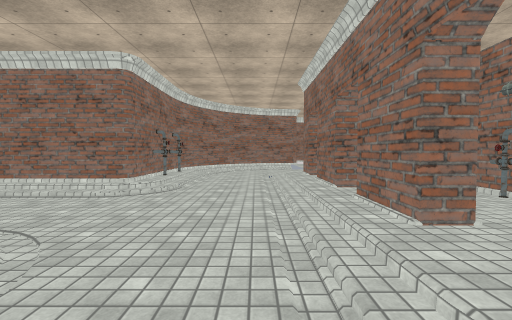
[1] (above)

21 first-person views from a walk through a scene from a Unity 3-D project. The camera is 1.4 m above the floor, tilts 2° down and sees 90° across. Doors are open. The floor is counted in squares, 2 m on a side. Each view is taken from the middle of a square. On the plan, view 1 faces up. The plan holds only what a view shows up to about 9 squares ahead; the rest is blank. The place goes on beyond the plan. Some surface patterns are stand-ins.

[2]
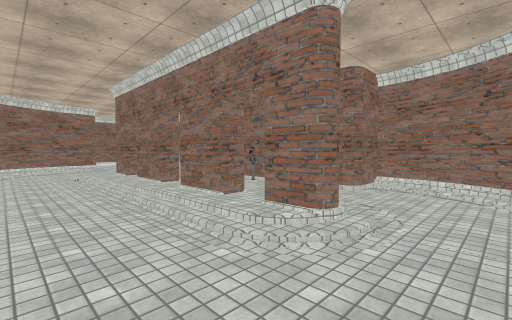

[3]
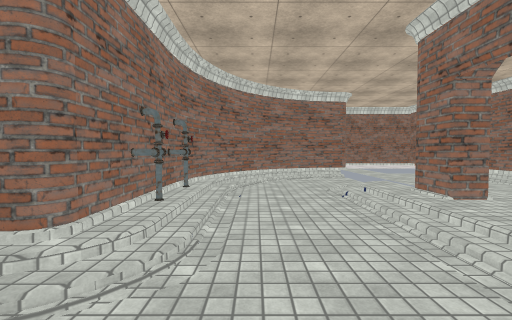

[4]
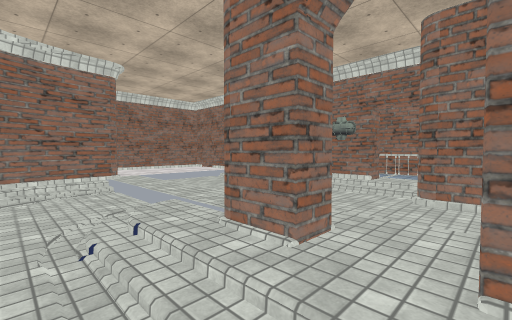

[5]
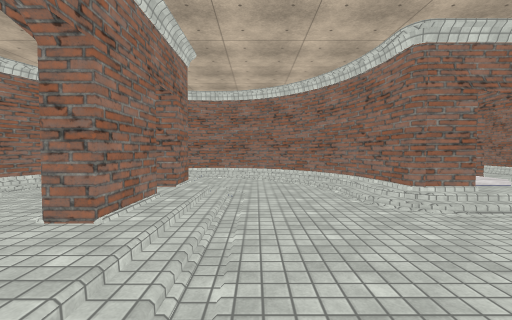

[6]
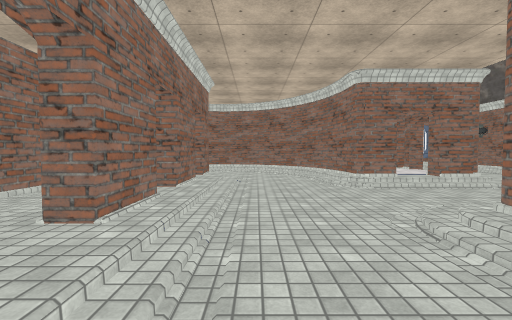

[7]
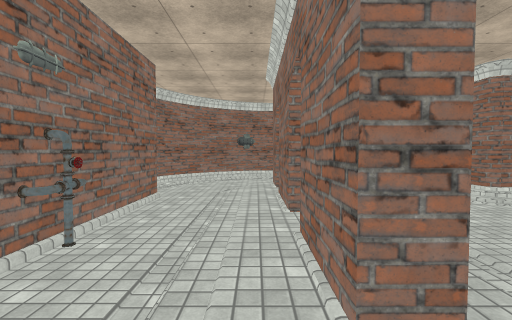

[8]
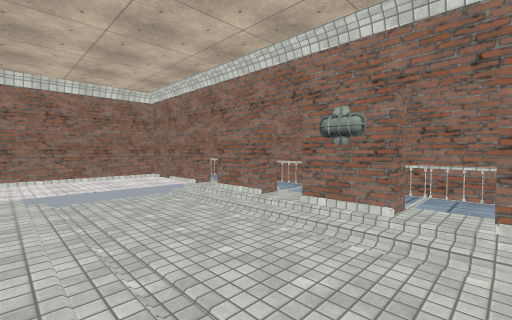

[9]
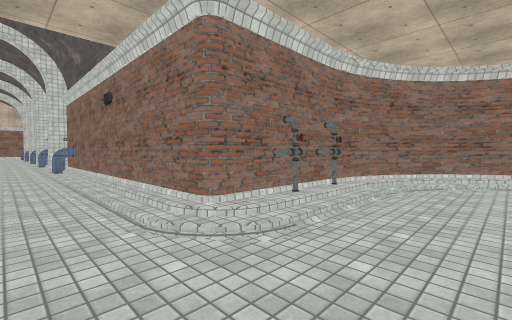

[10]
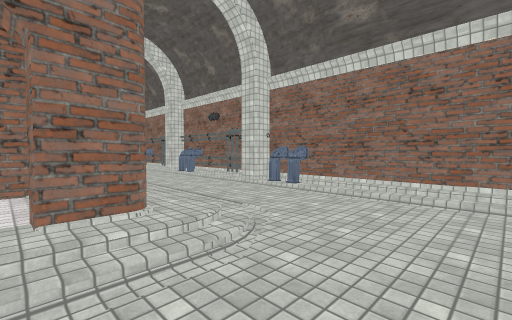

[11]
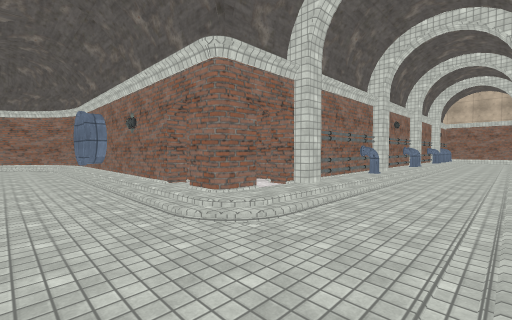

[12]
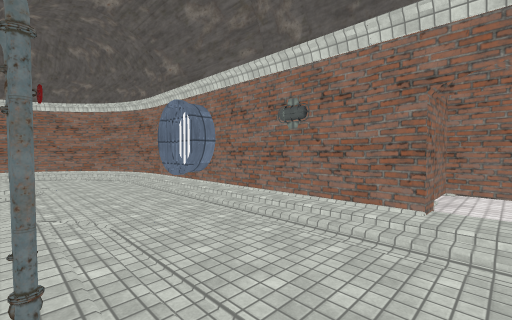

[13]
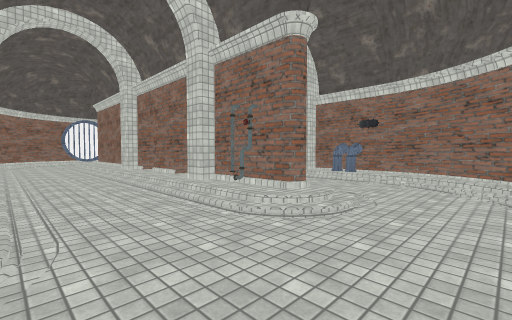

[14]
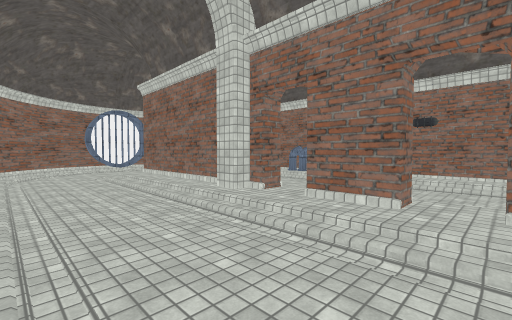

[15]
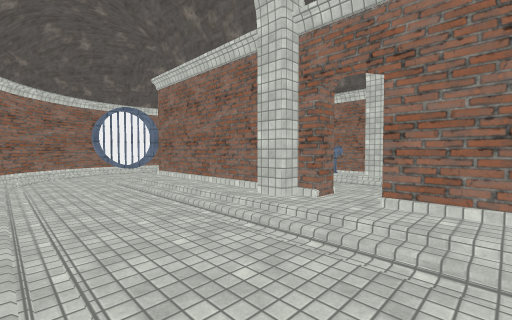

[16]
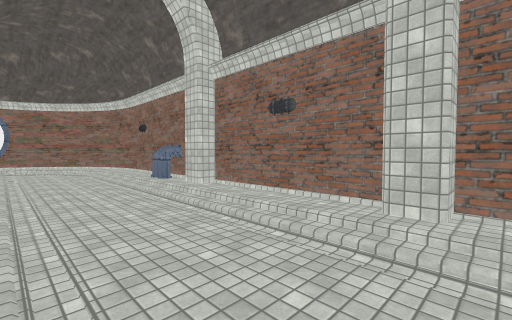

[17]
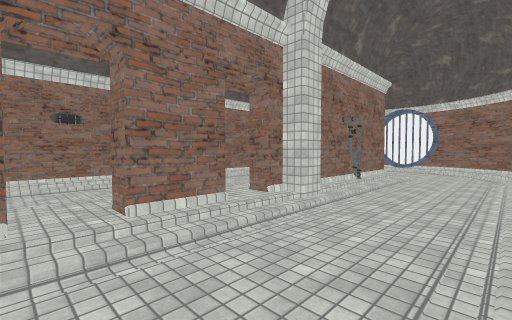

[18]
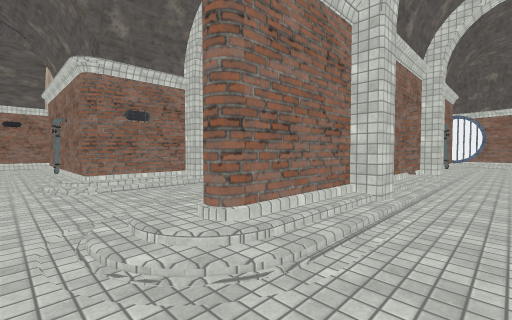

[19]
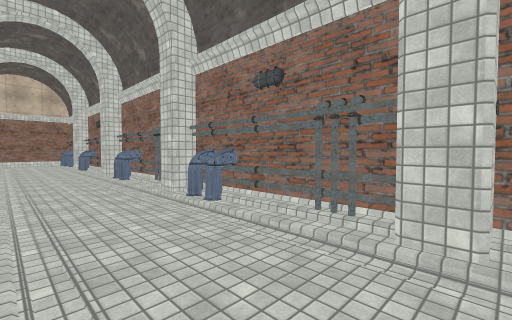

[20]
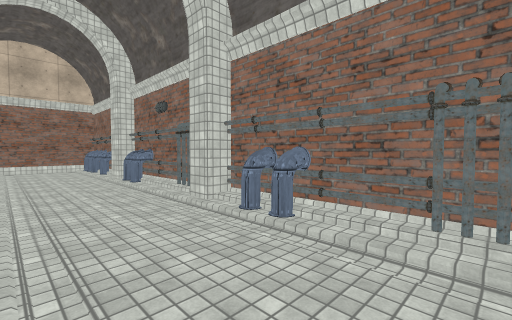

[21]
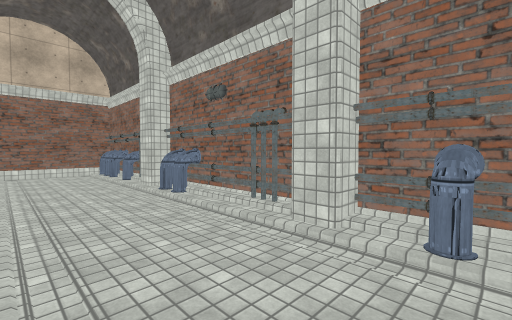

### Floor plan
Key: @ floor where view 1 was taken; # wall or solid block; x gap in a wall; . main floor; : floor 0.25 m higher than the main floor; / step, stairs or slope; D open door; O other object.
Columns run from 27 left of view 1 to 9 right of it. Each row starts with its distance up from view 1.
 13                              ####
 12                              :::#
 11                           ###:/:#
 10                          ##:/:..#
  9                          #/..:..#
  8                          #/. :..#
  7                          O..::..#
  6                          O..#:.##
  5 ##########################..x:.#
  4 #:  : OOOOOOO OOOOO::::::...x:.#
  3 #D..........................x:.#
  2  D:::::::::::::::::....:: ..x:.#
  1               OOO##:..:###..#:.##
  0                 #:::..:: #.@#...#
 -1                 ###:..O###/....##
 -2                   #:..O# ##://##
 -3                   #:..###### ###
 -4                   #:...::::::::::/:##
 -5                    O.............../#
 -6                   ##...::::::::::...#
 -7                   #:..:O##xx#####/..O
 -8                   #:...:::::::OO:...#
 -9                   ##/..............:#
-10                    ##:/::::::::::/:##
-11                     ###O######O#####

Where each view was taken, in squares from view 1:
view 1: 0 up, 0 right, facing up
view 2: 1 down, 1 left, facing up-right
view 3: 3 up, 1 left, facing up
view 4: 5 up, 0 right, facing up-right
view 5: 5 up, 0 right, facing down
view 6: 7 up, 0 right, facing down
view 7: 6 up, 2 right, facing down
view 8: 6 up, 2 right, facing up-right
view 9: 3 up, 0 right, facing up-left
view 10: 0 up, 6 left, facing up-left
view 11: 4 up, 6 left, facing down-left
view 12: 0 up, 5 left, facing down-left
view 13: 4 down, 7 left, facing down-right
view 14: 4 down, 2 left, facing down-right
view 15: 4 down, 1 left, facing down-right
view 16: 8 down, 3 left, facing down-right
view 17: 10 down, 2 left, facing up-right
view 18: 9 down, 6 left, facing up-right
view 19: 2 up, 10 left, facing up-left
view 20: 2 up, 15 left, facing up-left
view 21: 2 up, 17 left, facing up-left
